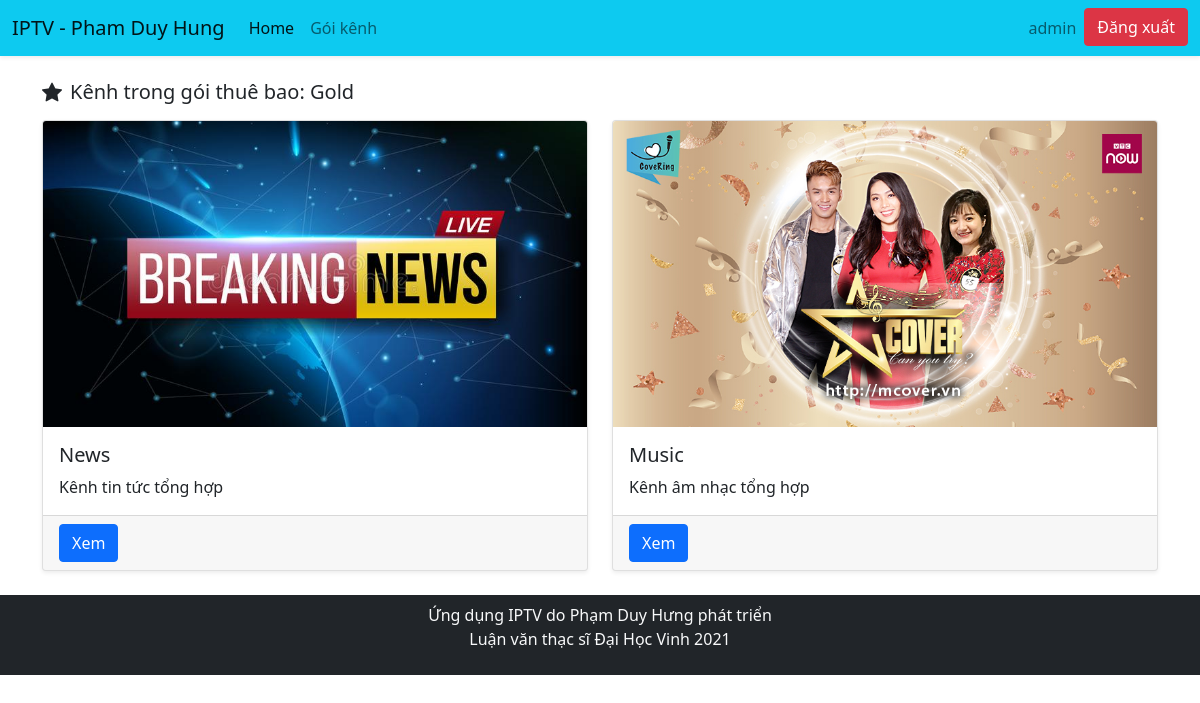
Before: / (signed in) with the older database file.
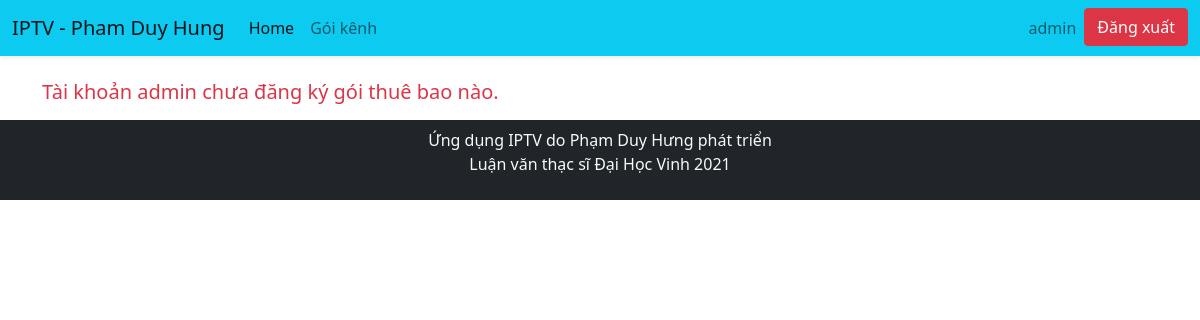
After: the same page with the newer database file.
### iptv_mobile/models.py (models this page shows, shortened)
class Group(models.Model):
    title = models.CharField(max_length=10)
    stream = models.ManyToManyField(Stream)
    price = models.IntegerField()
    def __str__(self):
        return self.title

class Stream(models.Model):
    title = models.CharField(max_length=50)
    cover = models.ImageField(max_length=200, upload_to='img')
    description = models.CharField(max_length=200)
    url = models.CharField(max_length=200)

### iptv_mobile/views.py (the view)
# urls.py: path('', views.index, name='index'),
@login_required(login_url='/login/')
def index(request):
    stream = Stream.objects.filter(
        group__membership__user=request.user
    )
    try:
        group = Group.objects.get(
            membership__user=request.user
        )
        context = {
        'stream': stream,
        'group': group
    }
    except:
        context = {}
    return render(request, 'index.html', context)

### iptv_mobile/templates/index.html (shortened to what this page needs)
{% extends 'base.html' %}
{% block content %}
<div class="container">
    <div class="row mt-4">
      {% if group %}
        <h5 class="mb-3"><i class="bi bi-star-fill me-2"></i>Kênh trong gói thuê bao: {{ group }}</h5>
        {% else %}
        <h5 class="mb-3 text-danger">Tài khoản {{ request.user }} chưa đăng ký gói thuê bao nào.</h5>
        {% endif %}
        {% for i in stream %}
        <div class="col-6 mb-4">
            <div class="card shadow-sm h-100 " >
                <div class="card-body">
                  <h5 class="card-title">{{ i.title }}</h5>
                  <p class="card-text">{{ i.description }}</p>
                </div>
                <div class="card-footer">
                  <a href="{% url 'stream' i.id %}" class="btn btn-primary stretched-link">Xem</a>
                </div>
              </div>
        </div>
        {% endfor %}
    </div>
</div>
{% endblock %}

### iptv_mobile/templates/base.html (shortened to what this page needs)
<!doctype html>
<html lang="en">
  <head>
    <link href="https://cdn.jsdelivr.net/npm/bootstrap@5.0.2/dist/css/bootstrap.min.css" rel="stylesheet">
    <link rel="stylesheet" href="https://cdn.jsdelivr.net/npm/bootstrap-icons@1.5.0/font/bootstrap-icons.css">
  </head>
  <body>
    <nav class="navbar navbar-expand-lg navbar-light bg-info shadow-sm">
        <div class="container-fluid">
          <a class="navbar-brand" href="{% url 'index' %}">IPTV - Pham Duy Hung</a>
          <div class="collapse navbar-collapse" id="navbarSupportedContent">
            <ul class="navbar-nav me-auto mb-2 mb-lg-0">
              <li class="nav-item">
                <a class="nav-link active" aria-current="page" href="{% url 'index' %}">Home</a>
              </li>
              <li class="nav-item">
                <a class="nav-link" href="{% url 'group' %}">Gói kênh</a>
              </li>
            </ul>
            <ul class="navbar-nav">
                <li class="nav-item">
                    <a class="nav-link " href="{% url 'profile' %}">{{ request.user.username }}</a>
                  </li>
                  <li class="nav-item">
                      <a href="{% url 'logout' %}" class=" btn btn-danger">Đăng xuất</a>
                  </li>
            </ul>
          </div>
        </div>
      </nav>
  {% block content %}
  {% endblock %}
    <footer>
        <div class="container-fluid bg-dark text-light py-2">
            <p class="text-center">
                Ứng dụng IPTV do Phạm Duy Hưng phát triển <br>
                Luận văn thạc sĩ Đại Học Vinh 2021
            </p>
        </div>
    </footer>
  </body>
</html>

Changed rows visible on the page:
no longer on this page (row edited): Group: title "Gold"
Other visible differences:
{{ request.user }}: (not shown) → "admin"
text no longer shown: "Kênh trong gói thuê bao:"
text now shown: "Tài khoản chưa đăng ký gói thuê bao nào."
